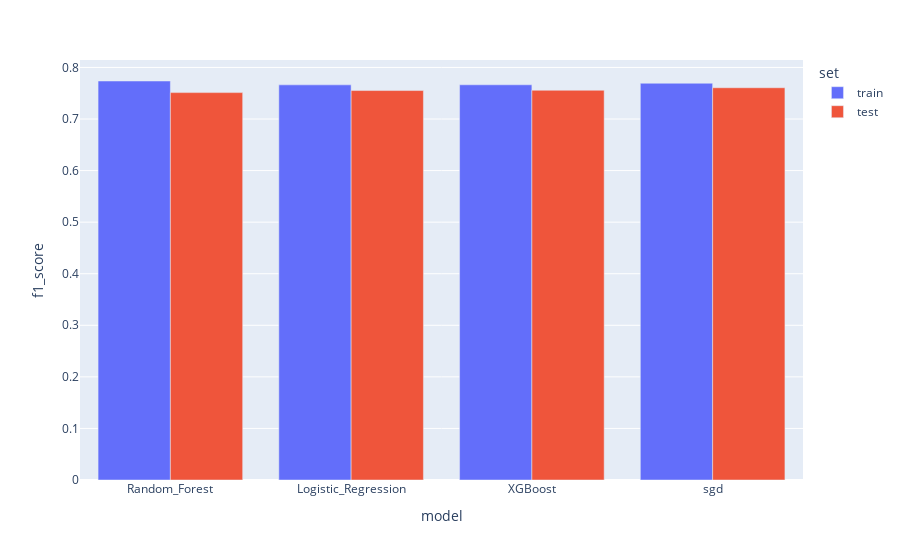

Notebook cell for this chart:
### Code cell
px.bar(scores_df, x="model", y='f1_score', color='set', barmode='group', width=900)

### Figure 1 — Plotly figure (JSON) as saved in the notebook; plotly's stock layout.template omitted (floating-point values rounded to 4 significant figures)
{"data": [{"alignmentgroup": "True", "hovertemplate": "set=train<br>model=%{x}<br>f1_score=%{y}<extra></extra>", "legendgroup": "train", "marker": {"color": "#636efa", "pattern": {"shape": ""}}, "name": "train", "offsetgroup": "train", "orientation": "v", "showlegend": true, "textposition": "auto", "type": "bar", "x": ["Random_Forest", "Logistic_Regression", "XGBoost", "sgd"], "xaxis": "x", "y": [0.7737, 0.7662, 0.7664, 0.7694], "yaxis": "y"}, {"alignmentgroup": "True", "hovertemplate": "set=test<br>model=%{x}<br>f1_score=%{y}<extra></extra>", "legendgroup": "test", "marker": {"color": "#EF553B", "pattern": {"shape": ""}}, "name": "test", "offsetgroup": "test", "orientation": "v", "showlegend": true, "textposition": "auto", "type": "bar", "x": ["Random_Forest", "Logistic_Regression", "XGBoost", "sgd"], "xaxis": "x", "y": [0.7512, 0.7552, 0.7558, 0.7606], "yaxis": "y"}], "layout": {"barmode": "group", "legend": {"title": {"text": "set"}, "tracegroupgap": 0}, "margin": {"t": 60}, "width": 900, "xaxis": {"anchor": "y", "domain": [0, 1], "title": {"text": "model"}}, "yaxis": {"anchor": "x", "domain": [0, 1], "title": {"text": "f1_score"}}}}
